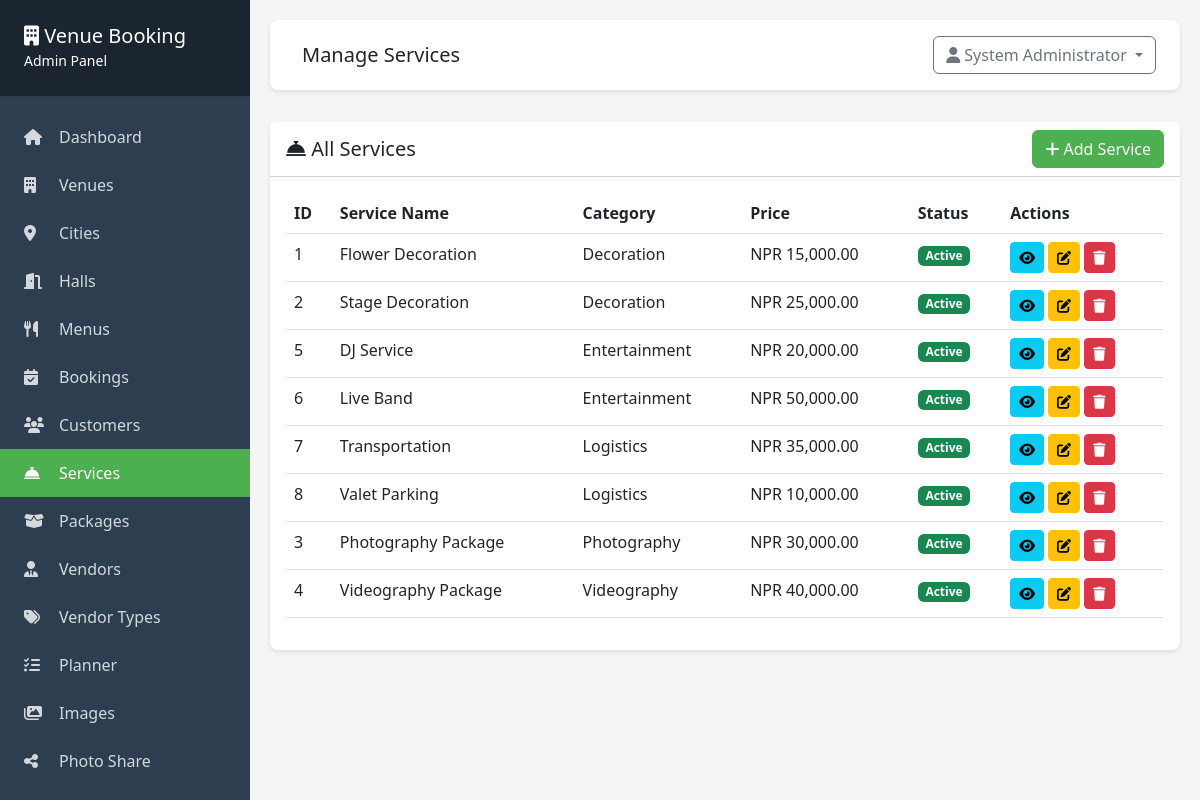
Page /admin/services/index.php (signed in) on the earlier database version.
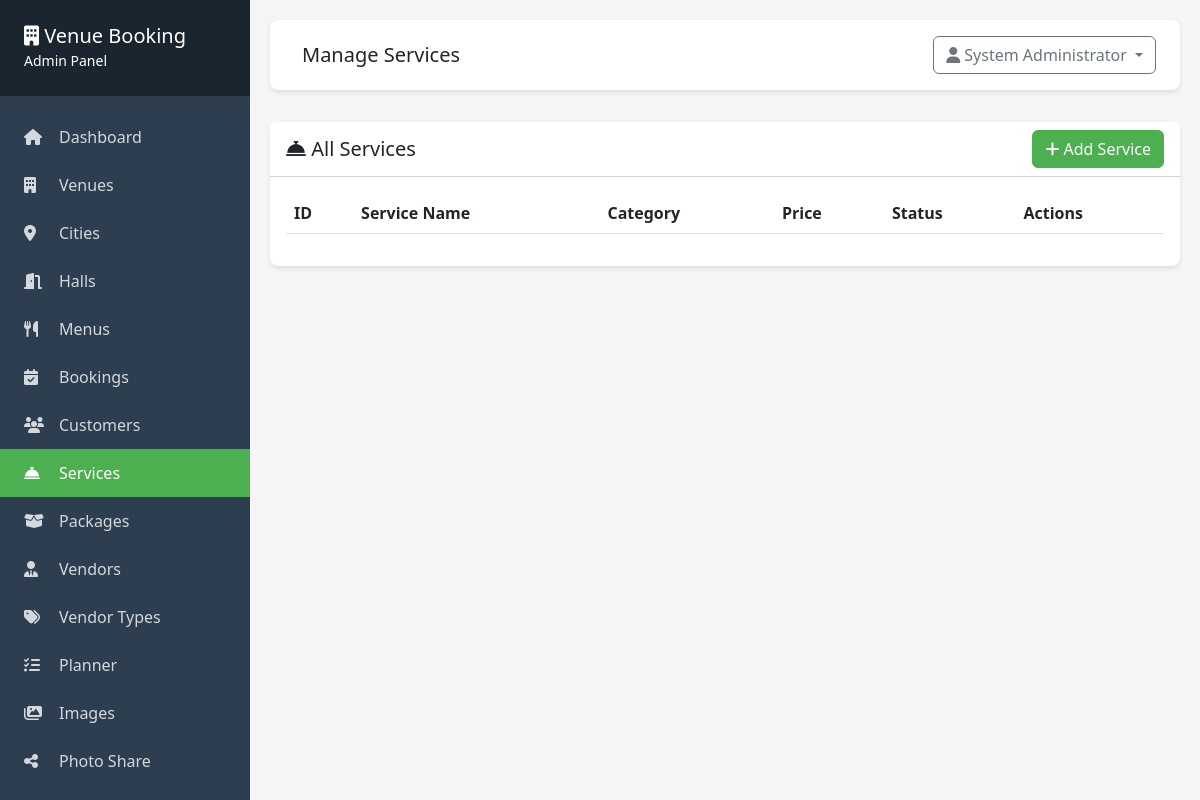
Same page on the later database version.
### tables this page shows
CREATE TABLE IF NOT EXISTS additional_services (
    id INT PRIMARY KEY AUTO_INCREMENT,
    name VARCHAR(255) NOT NULL,
    description TEXT,
    price DECIMAL(10, 2) NOT NULL,
    category VARCHAR(100),
    status ENUM('active', 'inactive') DEFAULT 'active',
    created_at TIMESTAMP DEFAULT CURRENT_TIMESTAMP,
    updated_at TIMESTAMP DEFAULT CURRENT_TIMESTAMP ON UPDATE CURRENT_TIMESTAMP
);

### includes/functions.php (called while the page is built, shortened)
<?php
function formatCurrency($amount) {
    $currency = getSetting('currency', 'NPR');
    return $currency . ' ' . number_format($amount, 2);
}
function getSetting($key, $default = '') {
    static $cache = [];
    if (array_key_exists($key, $cache)) {
        return $cache[$key];
    }
    $env_map = [
        'email_enabled'     => 'MAIL_NOTIFICATIONS_ENABLED',
        'email_from_name'   => 'MAIL_FROM_NAME',
        'email_from_address'=> 'MAIL_FROM_ADDRESS',
        'admin_email'       => 'MAIL_ADMIN_EMAIL',
        'smtp_enabled'      => 'MAIL_SMTP_ENABLED',
        'smtp_host'         => 'MAIL_HOST',
        'smtp_port'         => 'MAIL_PORT',
        'smtp_username'     => 'MAIL_USERNAME',
        'smtp_password'     => 'MAIL_PASSWORD',
        'smtp_encryption'   => 'MAIL_ENCRYPTION',
    ];
    try {
        $db = getDB();
        $stmt = $db->prepare("SELECT setting_value FROM settings WHERE setting_key = ?");
        $stmt->execute([$key]);
        $result = $stmt->fetch();
        $value = $result ? $result['setting_value'] : null;
        $cache[$key] = ($value !== null) ? $value : $default;
        return $cache[$key];
    } catch (Exception $e) {
        error_log("Error in getSetting for key '$key': " . $e->getMessage());
        if (isset($env_map[$key])) {
            $env_value = $_ENV[$env_map[$key]] ?? getenv($env_map[$key]);
            if ($env_value !== false && $env_value !== null) {
                $cache[$key] = $env_value;
                return $cache[$key];
            }
        }
        $cache[$key] = $default;
        return $default;
    }
}
    ?>

### admin/services/index.php (the view, shortened to what this page needs)
<?php
require_once __DIR__ . '/../includes/header.php';
$db = getDB();
$stmt = $db->query("SELECT * FROM additional_services ORDER BY category, name");
$services = $stmt->fetchAll();
?>
<div class="card">
    <div class="card-header bg-white d-flex justify-content-between align-items-center">
        <h5 class="mb-0"><i class="fas fa-concierge-bell"></i> All Services</h5>
        <a href="add.php" class="btn btn-success"><i class="fas fa-plus"></i> Add Service</a>
    </div>
    <div class="card-body">
        <div class="table-responsive">
            <table class="table table-hover datatable">
                <thead>
                    <tr>
                        <th>ID</th>
                        <th>Service Name</th>
                        <th>Category</th>
                        <th>Price</th>
                        <th>Status</th>
                        <th>Actions</th>
                    </tr>
                </thead>
                <tbody>
                    <?php foreach ($services as $service): ?>
                        <tr>
                            <td><?php echo $service['id']; ?></td>
                            <td><?php echo htmlspecialchars($service['name']); ?></td>
                            <td><?php echo htmlspecialchars($service['category']); ?></td>
                            <td><?php echo formatCurrency($service['price']); ?></td>
                            <td><span class="badge bg-<?php echo $service['status'] == 'active' ? 'success' : 'secondary'; ?>"><?php echo ucfirst($service['status']); ?></span></td>
                            <td>
                                <a href="view.php?id=<?php echo $service['id']; ?>" class="btn btn-sm btn-info" title="View"><i class="fas fa-eye"></i></a>
                                <a href="edit.php?id=<?php echo $service['id']; ?>" class="btn btn-sm btn-warning" title="Edit"><i class="fas fa-edit"></i></a>
                                <form method="POST" action="delete.php" style="display: inline;" onsubmit="return confirm('Are you sure you want to delete this service? This action cannot be undone.');">
                                    <button type="submit" class="btn btn-sm btn-danger" title="Delete"><i class="fas fa-trash"></i></button>
                                </form>
                            </td>
                        </tr>
                    <?php endforeach; ?>
                </tbody>
            </table>
        </div>
    </div>
</div>
<?php require_once __DIR__ . '/../includes/footer.php'; ?>

Differences in the rows shown:
removed additional_services: id "1", name "Flower Decoration", category "Decoration", price "NPR 15,000.00", status "Active"
removed additional_services: id "2", name "Stage Decoration", category "Decoration", price "NPR 25,000.00", status "Active"
removed additional_services: id "5", name "DJ Service", category "Entertainment", price "NPR 20,000.00", status "Active"
removed additional_services: id "6", name "Live Band", category "Entertainment", price "NPR 50,000.00", status "Active"
removed additional_services: id "7", name "Transportation", category "Logistics", price "NPR 35,000.00", status "Active"
removed additional_services: id "8", name "Valet Parking", category "Logistics", price "NPR 10,000.00", status "Active"
removed additional_services: id "3", name "Photography Package", category "Photography", price "NPR 30,000.00", status "Active"
removed additional_services: id "4", name "Videography Package", category "Videography", price "NPR 40,000.00", status "Active"
